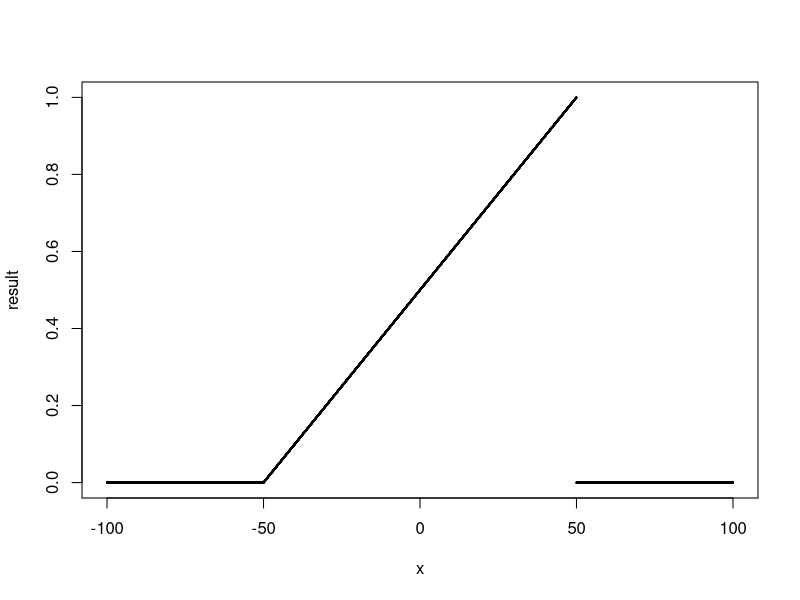

Write R code to recreate this figure.
delta<-function(x,a){
  if(x<(-a/2)){
    output=0;
  }else if (x>=(-a/2)&x<(a/2)){
    output=1/a*(x+a/2);
  }else{
    output=0;
  }
  return(output)
} 

x<-seq(-100,100,0.01)
result<-sapply(x,delta,a=100)
plot(x,result,type="p",cex=.1)
